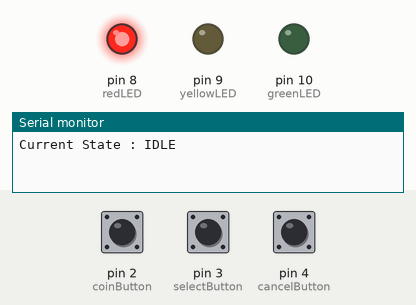
Bench run of a sketch on a simulated Arduino Uno, built with avr-gcc and run on an emulated ATmega328P. Shown: output pins drawn as LEDs (lit = HIGH), the last lines printed to the serial monitor. Dashed ring = blinking. The test bench sets the inputs (shaded band); at power-on: pin 2 (coinButton) HIGH, pin 3 (selectButton) HIGH, pin 4 (cancelButton) HIGH.

Above: at 1.2 s.
1.3 s: pin 2 (coinButton) pulled LOW for 0.15 s
At 1.7 s:
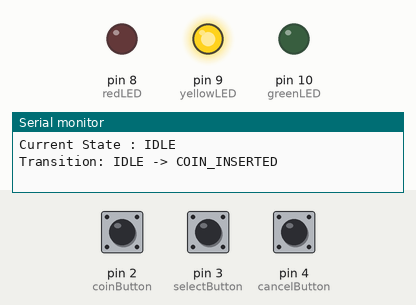
2.9 s: pin 3 (selectButton) pulled LOW for 0.15 s
At 5.2 s:
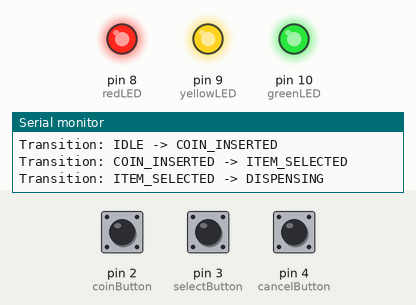
6.0 s: pin 2 (coinButton) pulled LOW for 3.2 s
At 7.5 s:
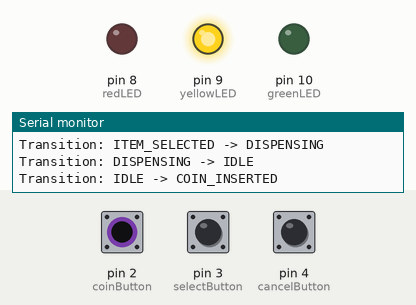
10.7 s: pin 4 (cancelButton) pulled LOW for 0.15 s
At 11.3 s:
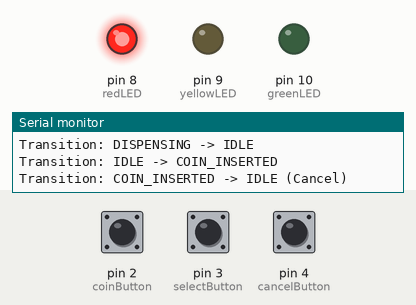
12.3 s: pin 2 (coinButton) pulled LOW for 1 s
At 13.7 s:
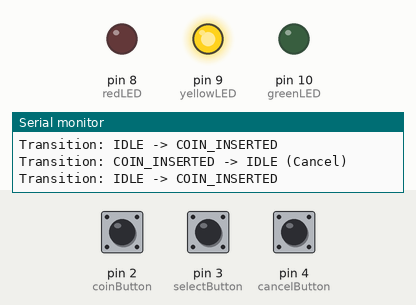
14.8 s: pin 2 (coinButton) driven LOW and pin 3 (selectButton) driven LOW and pin 4 (cancelButton) driven LOW
At 15.55 s:
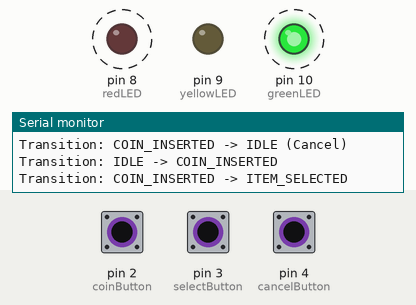
Timing chart, 0 to 18.8 s (numbered marks = the images above; inputs shaded):
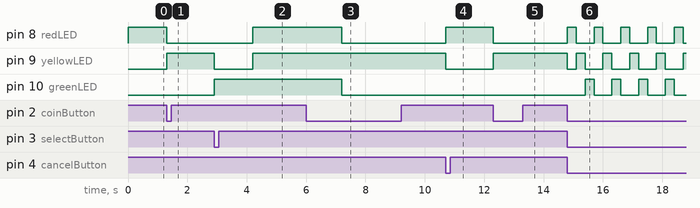

Measured:
- after the input at 1.3 s, pin 8 (redLED): HIGH → LOW at once; pin 9 (yellowLED): LOW → HIGH at once
- after the input at 2.9 s, pin 8 (redLED): LOW → HIGH after 1.3 s; pin 9 (yellowLED): HIGH → LOW at once, → HIGH 1.3 s later; pin 10 (greenLED): LOW → HIGH at once
- after the input at 6.0 s, pin 8 (redLED): HIGH → LOW after 1.2 s; pin 9 (yellowLED): stays HIGH (without the input it goes to LOW after 1.2 s)
- after the input at 10.7 s, pin 8 (redLED): LOW → HIGH at once; pin 9 (yellowLED): HIGH → LOW at once
- after the input at 12.3 s, pin 8 (redLED): HIGH → LOW at once; pin 9 (yellowLED): LOW → HIGH at once
- after the input at 14.8 s, pin 8 (redLED): alternates HIGH for 0.30 s and LOW for 0.60 s, starting at once; pin 9 (yellowLED): HIGH → LOW at once, then repeats every 0.90 s: HIGH 0.30 s, LOW 0.60 s; pin 10 (greenLED): alternates HIGH for 0.30 s and LOW for 0.60 s, starting after 0.60 s

The sketch:

vending_machine.ino
```cpp
/*
====================================================
VENDING MACHINE STATE MACHINE
====================================================

States:
1. IDLE
2. COIN_INSERTED
3. ITEM_SELECTED
4. DISPENSING

State Transition Diagram

              Insert Coin
IDLE -------------------------> COIN_INSERTED
 ^                                 |
 | Cancel                          | Select Item
 |                                 v
 +--------------------------- ITEM_SELECTED
                                   |
                                   | Dispense
                                   v
                              DISPENSING
                                   |
                                   | Finished
                                   v
                                 IDLE

Cancel can return to IDLE from
COIN_INSERTED or ITEM_SELECTED.

====================================================
*/

const int coinButton   = 2;
const int selectButton = 3;
const int cancelButton = 4;

const int redLED    = 8;
const int yellowLED = 9;
const int greenLED  = 10;

enum State {
  IDLE,
  COIN_INSERTED,
  ITEM_SELECTED,
  DISPENSING
};

State currentState = IDLE;

void setup() {

  pinMode(coinButton, INPUT_PULLUP);
  pinMode(selectButton, INPUT_PULLUP);
  pinMode(cancelButton, INPUT_PULLUP);

  pinMode(redLED, OUTPUT);
  pinMode(yellowLED, OUTPUT);
  pinMode(greenLED, OUTPUT);

  Serial.begin(9600);

  updateLEDs();
  Serial.println("Current State : IDLE");
}

void loop() {

  switch (currentState) {

    case IDLE:

      if (digitalRead(coinButton) == LOW) {
        currentState = COIN_INSERTED;
        Serial.println("Transition: IDLE -> COIN_INSERTED");
        updateLEDs();
        delay(300);
      }

      break;

    case COIN_INSERTED:

      if (digitalRead(selectButton) == LOW) {
        currentState = ITEM_SELECTED;
        Serial.println("Transition: COIN_INSERTED -> ITEM_SELECTED");
        updateLEDs();
        delay(300);
      }

      else if (digitalRead(cancelButton) == LOW) {
        currentState = IDLE;
        Serial.println("Transition: COIN_INSERTED -> IDLE (Cancel)");
        updateLEDs();
        delay(300);
      }

      break;

    case ITEM_SELECTED:

      if (digitalRead(cancelButton) == LOW) {
        currentState = IDLE;
        Serial.println("Transition: ITEM_SELECTED -> IDLE (Cancel)");
        updateLEDs();
        delay(300);
      }

      else {

        delay(1000);

        currentState = DISPENSING;
        Serial.println("Transition: ITEM_SELECTED -> DISPENSING");
        updateLEDs();

        delay(3000);

        currentState = IDLE;
        Serial.println("Transition: DISPENSING -> IDLE");
        updateLEDs();
      }

      break;

    case DISPENSING:
      break;
  }
}

void updateLEDs() {

  digitalWrite(redLED, LOW);
  digitalWrite(yellowLED, LOW);
  digitalWrite(greenLED, LOW);

  switch (currentState) {

    case IDLE:
      digitalWrite(redLED, HIGH);
      break;

    case COIN_INSERTED:
      digitalWrite(yellowLED, HIGH);
      break;

    case ITEM_SELECTED:
      digitalWrite(greenLED, HIGH);
      break;

    case DISPENSING:
      digitalWrite(redLED, HIGH);
      digitalWrite(yellowLED, HIGH);
      digitalWrite(greenLED, HIGH);
      break;
  }
}
```
